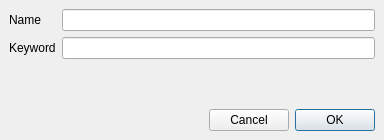
<?xml version="1.0" encoding="UTF-8"?>
<ui version="4.0">
 <class>EditSnippetsCollectionDialog</class>
 <widget class="QDialog" name="EditSnippetsCollectionDialog">
  <property name="windowModality">
   <enum>Qt::WindowModal</enum>
  </property>
  <property name="geometry">
   <rect>
    <x>0</x>
    <y>0</y>
    <width>384</width>
    <height>140</height>
   </rect>
  </property>
  <property name="windowTitle">
   <string>Edit Snippets Collection</string>
  </property>
  <property name="sizeGripEnabled">
   <bool>false</bool>
  </property>
  <property name="modal">
   <bool>true</bool>
  </property>
  <layout class="QVBoxLayout" name="verticalLayout">
   <property name="leftMargin">
    <number>0</number>
   </property>
   <property name="topMargin">
    <number>0</number>
   </property>
   <property name="rightMargin">
    <number>0</number>
   </property>
   <property name="bottomMargin">
    <number>0</number>
   </property>
   <item>
    <widget class="QWidget" name="widget_2" native="true">
     <layout class="QFormLayout" name="formLayout">
      <item row="0" column="0">
       <widget class="QLabel" name="label">
        <property name="text">
         <string>Name</string>
        </property>
       </widget>
      </item>
      <item row="0" column="1">
       <widget class="QLineEdit" name="nameLineEdit">
        <property name="minimumSize">
         <size>
          <width>300</width>
          <height>0</height>
         </size>
        </property>
       </widget>
      </item>
      <item row="1" column="0">
       <widget class="QLabel" name="label_2">
        <property name="text">
         <string>Keyword</string>
        </property>
       </widget>
      </item>
      <item row="1" column="1">
       <widget class="QLineEdit" name="keywordLineEdit">
        <property name="minimumSize">
         <size>
          <width>300</width>
          <height>0</height>
         </size>
        </property>
       </widget>
      </item>
     </layout>
    </widget>
   </item>
   <item>
    <spacer name="verticalSpacer">
     <property name="orientation">
      <enum>Qt::Vertical</enum>
     </property>
     <property name="sizeHint" stdset="0">
      <size>
       <width>20</width>
       <height>40</height>
      </size>
     </property>
    </spacer>
   </item>
   <item>
    <widget class="QWidget" name="widget" native="true">
     <layout class="QHBoxLayout" name="horizontalLayout">
      <item>
       <spacer name="horizontalSpacer">
        <property name="orientation">
         <enum>Qt::Horizontal</enum>
        </property>
        <property name="sizeHint" stdset="0">
         <size>
          <width>40</width>
          <height>20</height>
         </size>
        </property>
       </spacer>
      </item>
      <item>
       <widget class="QPushButton" name="cancelButton">
        <property name="text">
         <string>Cancel</string>
        </property>
        <property name="autoDefault">
         <bool>false</bool>
        </property>
       </widget>
      </item>
      <item>
       <widget class="QPushButton" name="okButton">
        <property name="text">
         <string>OK</string>
        </property>
       </widget>
      </item>
     </layout>
    </widget>
   </item>
  </layout>
 </widget>
 <resources/>
 <connections/>
</ui>
